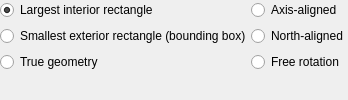
            <widget class="QWidget" name="widget_4" native="true">
             <property name="minimumSize">
              <size>
               <width>0</width>
               <height>0</height>
              </size>
             </property>
             <layout class="QGridLayout" name="gridLayout_5">
              <property name="leftMargin">
               <number>0</number>
              </property>
              <property name="topMargin">
               <number>0</number>
              </property>
              <property name="rightMargin">
               <number>0</number>
              </property>
              <property name="bottomMargin">
               <number>0</number>
              </property>
              <property name="horizontalSpacing">
               <number>0</number>
              </property>
              <property name="verticalSpacing">
               <number>6</number>
              </property>
              <item row="0" column="1">
               <widget class="QWidget" name="widget_5" native="true">
                <property name="minimumSize">
                 <size>
                  <width>0</width>
                  <height>50</height>
                 </size>
                </property>
                <layout class="QVBoxLayout" name="verticalLayout_2" stretch="0,0,0,0">
                 <property name="spacing">
                  <number>6</number>
                 </property>
                 <property name="leftMargin">
                  <number>0</number>
                 </property>
                 <property name="topMargin">
                  <number>0</number>
                 </property>
                 <property name="rightMargin">
                  <number>0</number>
                 </property>
                 <property name="bottomMargin">
                  <number>0</number>
                 </property>
                 <item>
                  <widget class="QRadioButton" name="no_rot">
                   <property name="text">
                    <string>Axis-aligned </string>
                   </property>
                  </widget>
                 </item>
                 <item>
                  <widget class="QRadioButton" name="north_rot">
                   <property name="text">
                    <string>North-aligned</string>
                   </property>
                  </widget>
                 </item>
                 <item>
                  <widget class="QRadioButton" name="free_rot">
                   <property name="text">
                    <string>Free rotation</string>
                   </property>
                  </widget>
                 </item>
                 <item>
                  <widget class="QWidget" name="widget_9" native="true"/>
                 </item>
                </layout>
               </widget>
              </item>
              <item row="0" column="0">
               <widget class="QWidget" name="widget_6" native="true">
                <property name="minimumSize">
                 <size>
                  <width>0</width>
                  <height>20</height>
                 </size>
                </property>
                <layout class="QVBoxLayout" name="verticalLayout">
                 <property name="spacing">
                  <number>6</number>
                 </property>
                 <property name="leftMargin">
                  <number>0</number>
                 </property>
                 <property name="topMargin">
                  <number>0</number>
                 </property>
                 <property name="rightMargin">
                  <number>0</number>
                 </property>
                 <property name="bottomMargin">
                  <number>0</number>
                 </property>
                 <item>
                  <widget class="QRadioButton" name="interior_bnd">
                   <property name="text">
                    <string>Largest interior rectangle</string>
                   </property>
                   <property name="checked">
                    <bool>true</bool>
                   </property>
                  </widget>
                 </item>
                 <item>
                  <widget class="QRadioButton" name="exterior_bnd">
                   <property name="text">
                    <string>Smallest exterior rectangle (bounding box)</string>
                   </property>
                  </widget>
                 </item>
                 <item>
                  <widget class="QRadioButton" name="true_geometry">
                   <property name="text">
                    <string>True geometry</string>
                   </property>
                  </widget>
                 </item>
                 <item>
                  <widget class="QLabel" name="fitwarning">
                   <property name="sizePolicy">
                    <sizepolicy hsizetype="Preferred" vsizetype="Preferred">
                     <horstretch>0</horstretch>
                     <verstretch>1</verstretch>
                    </sizepolicy>
                   </property>
                   <property name="styleSheet">
                    <string notr="true">color: red;</string>
                   </property>
                   <property name="text">
                    <string/>
                   </property>
                  </widget>
                 </item>
                </layout>
               </widget>
              </item>
             </layout>
            </widget>
